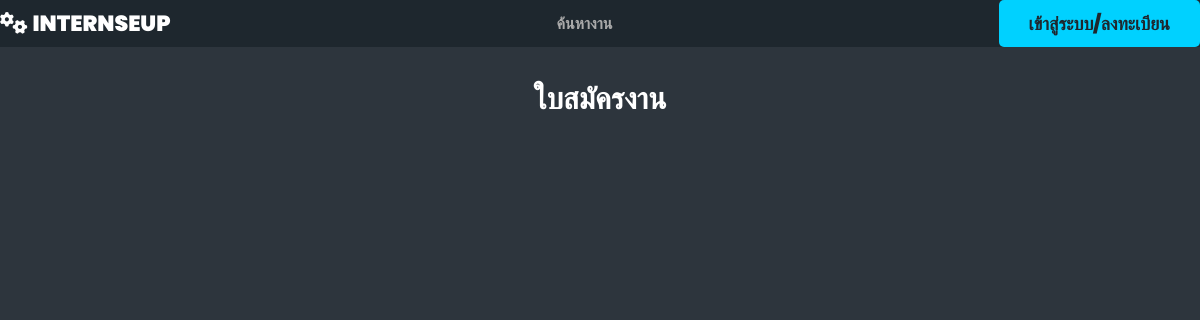
Page /companyselect/STUDENT/s1/ on the earlier database version.
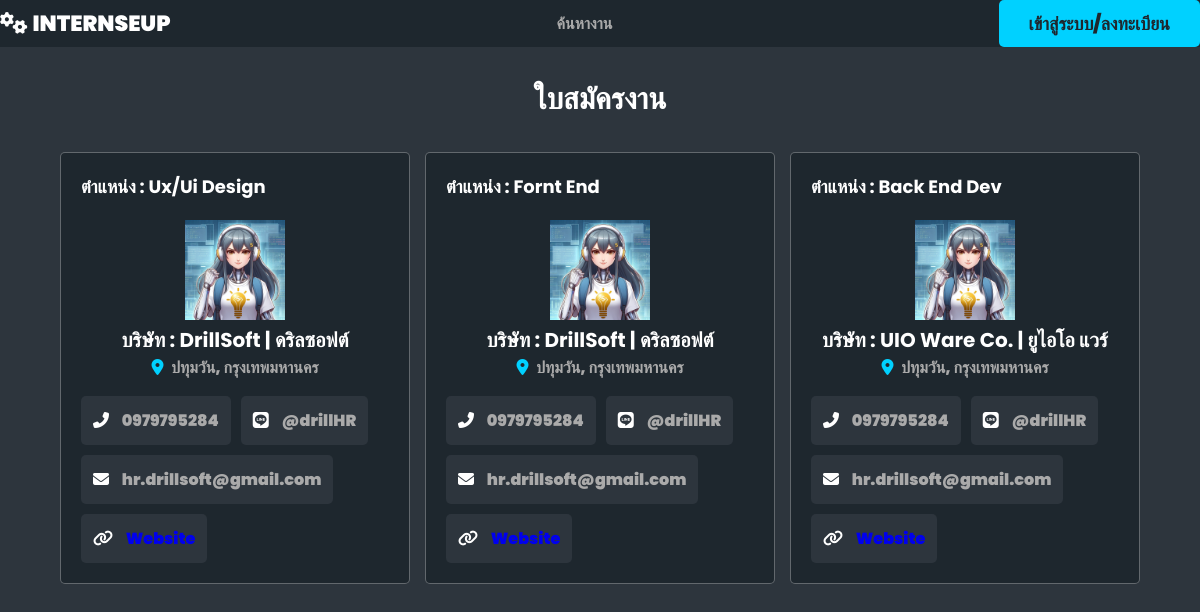
Same page on the later database version.
### usertype/models.py (models this page shows, shortened)
class CompanyInfo(models.Model):
    company_name_eng = models.CharField(max_length=100)
    company_name_thai = models.CharField(max_length=100)
    company_des = models.TextField()
    profile = models.ImageField(upload_to="profile/", null=True, blank=True)
    foundation_date = models.DateField()
    number_of_employees = models.IntegerField()
    website = models.URLField()
    email = models.EmailField()
    address = models.TextField()
    sub_district = models.TextField()
    district = models.TextField()
    province = models.TextField()
    postal_code = models.CharField(max_length=255)
    phone = models.CharField(max_length=15)
    line_id = models.CharField(max_length=255, blank=True)
    facebook = models.URLField(blank=True)

class Job(models.Model):
    jobname = models.CharField(max_length=255)
    jobdes = models.TextField()
    worktype = models.CharField(max_length=255)
    quality = models.TextField()
    benefit = models.TextField()
    workstart = models.TimeField()
    workend = models.TimeField()
    workday = models.CharField(max_length=255)
    requirement = models.TextField()
    qualifications = models.TextField(blank=True, null=True)
    skills = models.TextField()
    company = models.CharField(max_length=255)
    city = models.CharField(max_length=255)
    country = models.CharField(max_length=255)

### usertype/views.py (the view)
# urls.py: path("companyselect/<str:role>/<str:username>/", views.viewselectcompany, name="companyselect"),  # Company select page
def viewselectcompany(request, role, username):
    student_exists = StudentProfile.objects.filter(user__username=username).exists()
    if not student_exists:
        messages.warning(request, 'กรุณากรอกข้อมูลส่วนตัว')
        return redirect('profile', role=role, username=username)  # ระบุ path ที่ต้องการให้ผู้ใช้กรอกข้อมูลบริษัท
    else:
        student = StudentProfile.objects.get(user__username=username)
        match = Matching.objects.filter(student=student.studentinfo)
        job = [m.job for m in match]
        status = [m.status for m in match]
        showcompany = [m.company for m in match]
        interview = [m.interview for m in match]
        companies = zip(showcompany, status, job, interview)
        return render(request, "userweb/companyselect.html", {"company": companies})

### usertype/templates/userweb/companyselect.html (shortened to what this page needs)
<!DOCTYPE html>
<html lang="en">
  <head>
    {% load static %}
    <link rel="stylesheet" href="{% static "css/style.css" %}" />
  </head>
  <body>
    {% include "navbarmain.html" %}
    {% include  'navbarstatus.html'%}
    <section class="position-container">
      <h1 class="heading">ใบสมัครงาน</h1>
            <div class="loop-container">
              {% for company, status, job, interview in company %}
              {% if status == "Pending" %}
              <div class="boxs">
                <div class="company">
                  <div>
                    <h3>ตำแหน่ง : {{ job.jobname }}</h3>
                  </div>
                </div>
                <div><img src="{{ company.profile.url }}" alt="" /></div>
                <h3 class="job-title">
                บริษัท : {{ company.company_name_eng }} | {{ company.company_name_thai }}
                </h3>
                <p class="location">
                  <i class="fas fa-map-marker-alt"></i>
                  <span>{{ company.district }}, {{ company.province }}</span>
                </p>
                <div class="tags">
                  <p>
                    <i class="fas fa-phone-alt"></i>
                    <span>{{ company.phone }}</span>
                  <p>
                    <i class="fa-brands fa-line"></i>
                    <span>{{ company.line_id }}</span>
                  </p>
                  <p>
                    <i class="fa-solid fa-envelope"></i>
                    <span>{{ company.email }}</span>
                  </p>
                  <p>
                    <i class="fa-solid fa-link"></i>
                    <span><a href="{{ company.website }}"> Website</a></span>
                  </p>
                </div>
              </div>
              {% endif %}
              {% endfor %}
            </div>
    </section>
    <section></section>
  </body>
</html>

Differences in the rows shown:
added CompanyInfo: jobname "Ux/Ui Design", profile (picture), company_name_eng "DrillSoft", company_name_thai "ดริลซอฟต์", district "ปทุมวัน", province "กรุงเทพมหานคร", phone "0979795284", line_id "@drillHR", email "hr.drillsoft@gmail.com", jobname "Fornt End"
now on this page (row edited): CompanyInfo: jobname "Back End Dev", profile (picture), company_name_eng "UIO Ware Co.", company_name_thai "ยูไอโอ แวร์", district "ปทุมวัน", province "กรุงเทพมหานคร", phone "0979795284", line_id "@drillHR", email "hr.drillsoft@gmail.com"
